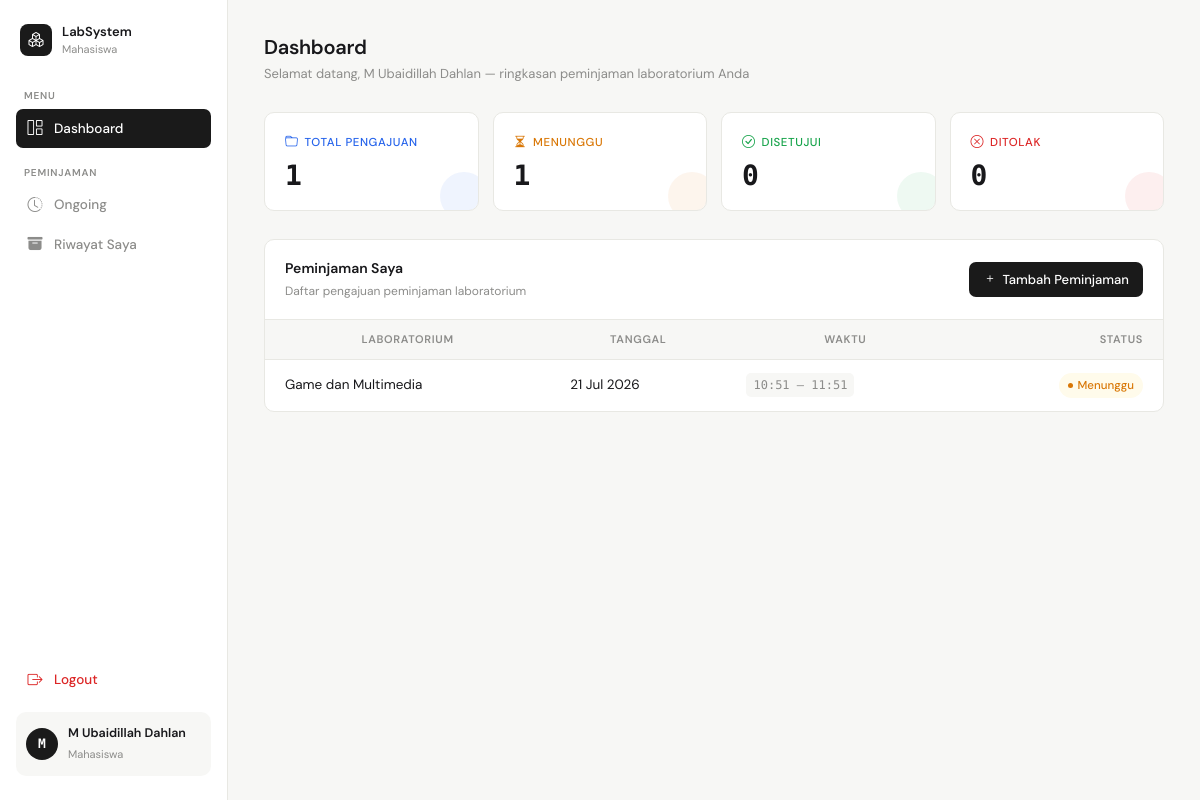
Screenshot of /mahasiswa/dashboard_mhs.php (signed in) with the database file from the repository.
### tables this page shows
CREATE TABLE `data_pinjam` (
  `id_data` int NOT NULL,
  `nim` char(12) NOT NULL,
  `jenis` enum('lab','barang') NOT NULL DEFAULT 'lab',
  `tanggal` date NOT NULL,
  `jam_mulai` time NOT NULL,
  `jam_selesai` time NOT NULL,
  `nama_lab` varchar(100) DEFAULT NULL,
  `id_barang` int DEFAULT NULL,
  `nama_barang` varchar(100) DEFAULT NULL,
  `jumlah` int DEFAULT NULL,
  `kursi` int DEFAULT NULL,
  `status` enum('disetujui','ditolak','menunggu','selesai') NOT NULL
);

### mahasiswa/dashboard_mhs.php (the view, shortened to what this page needs)
<?php
require_once __DIR__ . '/../config/koneksi.php';
$nama_mhs = $_SESSION['mahasiswa']['nama'];
$nim_mhs  = $_SESSION['mahasiswa']['nim'];
$qTotal = mysqli_query($koneksi, "
    SELECT COUNT(*) AS total FROM data_pinjam WHERE nim = '$nim_mhs'
");
$total_pinjam = mysqli_fetch_assoc($qTotal)['total'] ?? 0;
$qMenunggu = mysqli_query($koneksi, "
    SELECT COUNT(*) AS total FROM data_pinjam WHERE nim = '$nim_mhs' AND status = 'menunggu'
");
$total_menunggu = mysqli_fetch_assoc($qMenunggu)['total'] ?? 0;
$qSetuju = mysqli_query($koneksi, "
    SELECT COUNT(*) AS total FROM data_pinjam WHERE nim = '$nim_mhs' AND status = 'disetujui'
");
$total_disetujui = mysqli_fetch_assoc($qSetuju)['total'] ?? 0;
$qTolak = mysqli_query($koneksi, "
    SELECT COUNT(*) AS total FROM data_pinjam WHERE nim = '$nim_mhs' AND status = 'ditolak'
");
$total_ditolak = mysqli_fetch_assoc($qTolak)['total'] ?? 0;
$query = mysqli_query($koneksi, "
    SELECT * FROM data_pinjam WHERE nim = '$nim_mhs' ORDER BY tanggal DESC
");
?>
<!DOCTYPE html>
<html lang="id">
<head>
<link href="https://cdn.jsdelivr.net/npm/bootstrap-icons/font/bootstrap-icons.css" rel="stylesheet">
</head>
<body>
<aside class="sidebar" id="sidebar">
    <div class="sidebar-logo">
        <div class="logo-icon"><i class="bi bi-boxes"></i></div>
        <div class="sidebar-logo-text">
            <strong>LabSystem</strong>
            <span>Mahasiswa</span>
        </div>
    </div>
    <p class="nav-section">Menu</p>
    <ul style="list-style:none;padding:0;margin:0">
        <li class="nav-item">
            <a class="nav-link active" href="dashboard_mhs.php">
                <i class="bi bi-grid-1x2"></i> Dashboard
            </a>
        </li>
    </ul>
    <p class="nav-section">Peminjaman</p>
    <ul style="list-style:none;padding:0;margin:0">
        <li class="nav-item">
            <a class="nav-link " href="riwayat_pinjam_mhs.php">
                <i class="bi bi-clock-history"></i> Ongoing
            </a>
        </li>
    </ul>
    <ul style="list-style:none;padding:0;margin:0">
        <li class="nav-item">
            <a class="nav-link" href="arsip_peminjaman_mhs.php">
                <i class="bi bi-archive-fill"></i> Riwayat Saya
            </a>
        </li>
    </ul>
    <div style="flex:1"></div>
    <ul style="list-style:none;padding:0;margin:0 0 12px">
        <li class="nav-item">
            <a class="nav-link danger" href="../auth/logout_mhs.php" onclick="return confirm('Yakin ingin logout?')">
                <i class="bi bi-box-arrow-right"></i> Logout
            </a>
        </li>
    </ul>
    <div class="sidebar-user">
        <div class="avatar"><?= strtoupper(substr($nama_mhs, 0, 1)) ?></div>
        <div class="sidebar-user-info">
            <strong><?= htmlspecialchars($nama_mhs) ?></strong>
            <span>Mahasiswa</span>
        </div>
    </div>
</aside>
<main class="main">
    <div class="page-header">
        <h1>Dashboard</h1>
        <p>Selamat datang, <?= htmlspecialchars($nama_mhs) ?> — ringkasan peminjaman laboratorium Anda</p>
    </div>
    <div class="stats-grid">
        <div class="stat-card card-blue">
            <div class="stat-label"><i class="bi bi-folder"></i> Total Pengajuan</div>
            <div class="stat-value" id="total_pinjam"><?= $total_pinjam ?></div>
            <div class="corner-dot"></div>
        </div>
        <div class="stat-card card-warn">
            <div class="stat-label"><i class="bi bi-hourglass-split"></i> Menunggu</div>
            <div class="stat-value" id="total_menunggu"><?= $total_menunggu ?></div>
            <div class="corner-dot"></div>
        </div>
        <div class="stat-card card-green">
            <div class="stat-label"><i class="bi bi-check-circle"></i> Disetujui</div>
            <div class="stat-value" id="total_disetujui"><?= $total_disetujui ?></div>
            <div class="corner-dot"></div>
        </div>
        <div class="stat-card card-red">
            <div class="stat-label"><i class="bi bi-x-circle"></i> Ditolak</div>
            <div class="stat-value" id="total_ditolak"><?= $total_ditolak ?></div>
            <div class="corner-dot"></div>
        </div>
    </div>
    <div class="card">
        <div class="card-header">
            <div class="card-header-left">
                <h2>Peminjaman Saya</h2>
                <span>Daftar pengajuan peminjaman laboratorium</span>
            </div>
            <a href="tambah_data_pinjam_mhs.php" class="btn-primary">
                <i class="bi bi-plus"></i>
                <span>Tambah Peminjaman</span>
            </a>
        </div>
        <div class="table-wrap">
            <table>
                <thead>
                    <tr>
                        <th>Laboratorium</th>
                        <th>Tanggal</th>
                        <th>Waktu</th>
                        <th>Status</th>
                    </tr>
                </thead>
                <tbody id="tableBody">
                <?php
                while ($row = mysqli_fetch_assoc($query)):
                    $badgeClass = match($row['status']) {
                        'menunggu'  => 'badge-menunggu',
                        'disetujui' => 'badge-disetujui',
                        'ditolak'   => 'badge-ditolak',
                        default     => 'badge-default'
                    };
                ?>
                    <tr>
                        <td><?= htmlspecialchars($row['nama_lab']) ?></td>
                        <td><?= date('d M Y', strtotime($row['tanggal'])) ?></td>
                        <td>
                            <span class="time-range">
                                <?= substr($row['jam_mulai'], 0, 5) ?> – <?= substr($row['jam_selesai'], 0, 5) ?>
                            </span>
                        </td>
                        <td>
                            <span class="badge <?= $badgeClass ?>">
                                <?= ucfirst($row['status']) ?>
                            </span>
                        </td>
                    </tr>
                <?php endwhile; ?>
                </tbody>
            </table>
        </div>
    </div>
</main>
</body>
</html>

### rows the page displays
data_pinjam: nama_lab "Game dan Multimedia", tanggal "21 Jul 2026", jam_mulai "10:51", jam_selesai "11:51", status "Menunggu"

### other values shown
substr($nama_mhs, 0, 1) "M"
$nama_mhs "M Ubaidillah Dahlan"
$total_pinjam "1"
$total_menunggu "1"
$total_disetujui "0"
$total_ditolak "0"
